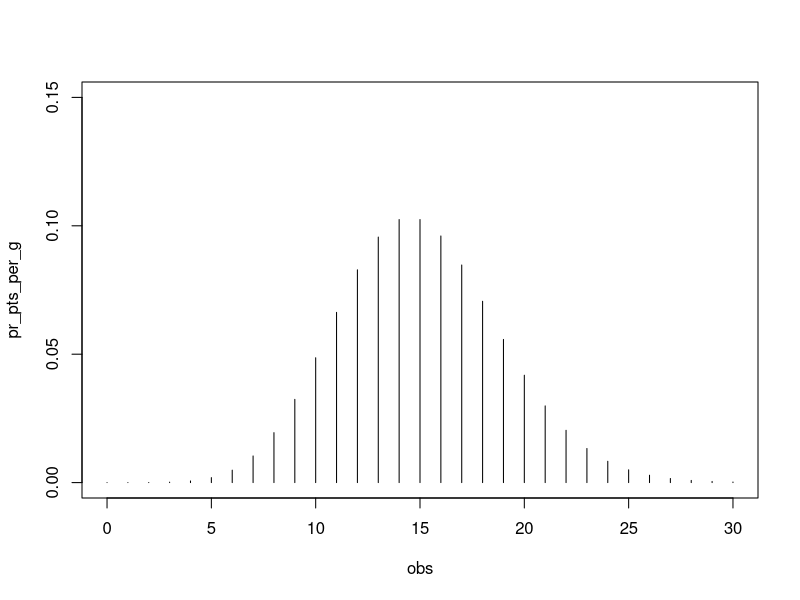
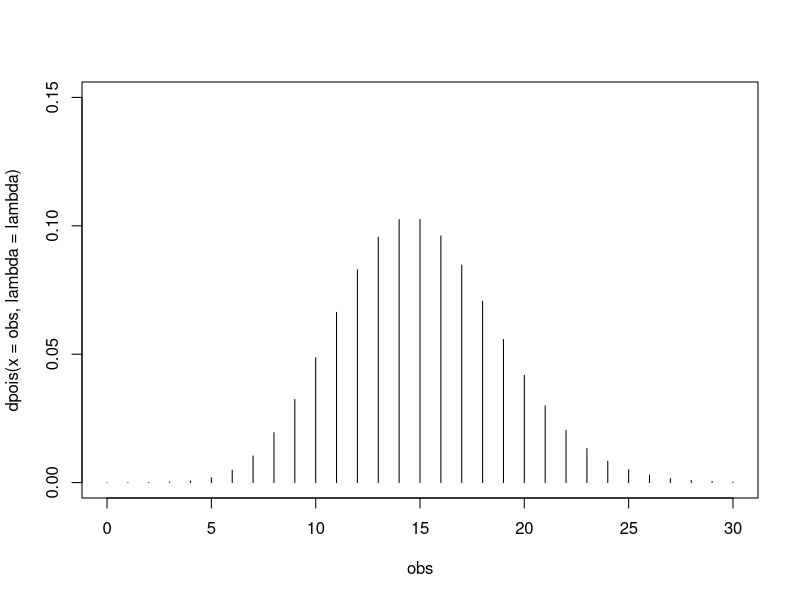
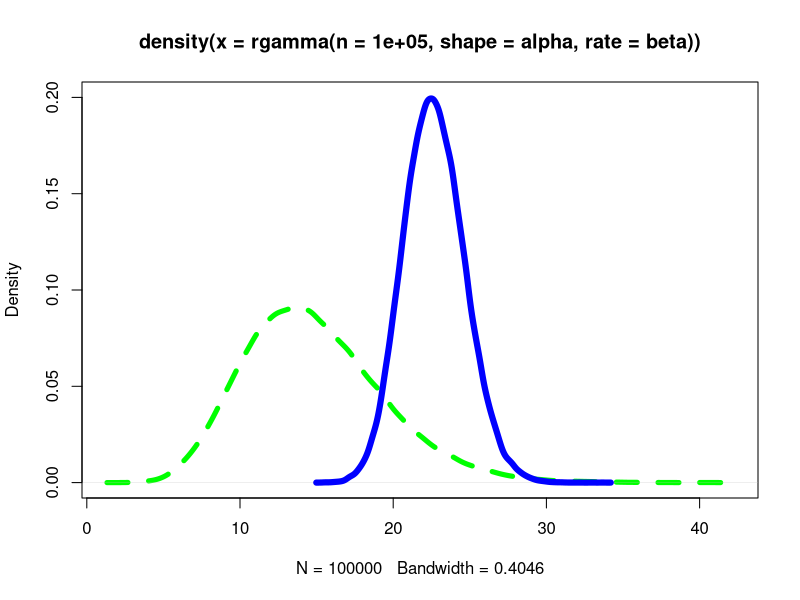
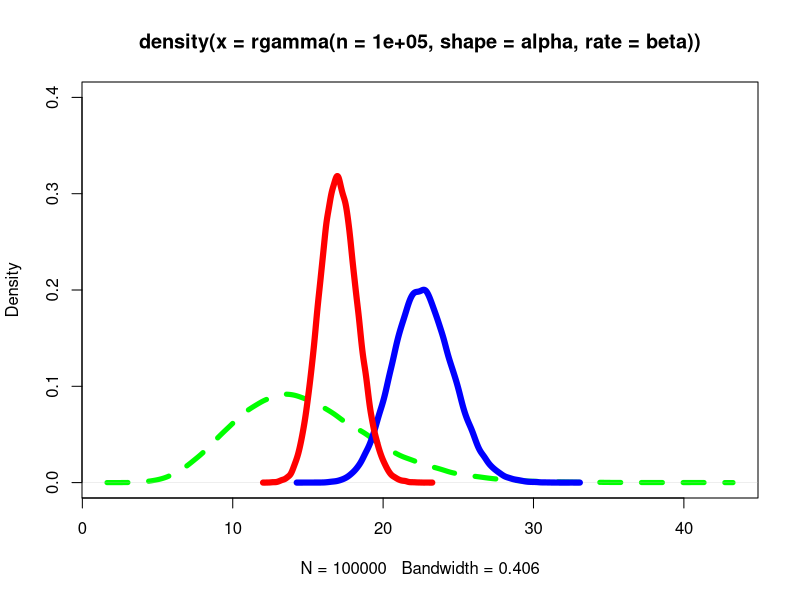

Reproduce these figures in R, in order.
## ---- chunk 1
lambda <- 15
pts <- 25

# by hand
pr_25_pts_per_min <- (lambda^pts * exp(-lambda)) / factorial(pts)
pr_25_pts_per_min

# r function
dpois(x = pts, lambda = lambda)

## ---- chunk 2
obs <- seq(0, 30, 1)

### By hand
pr_pts_per_g <- (lambda^obs * exp(-lambda)) / factorial(obs)
pr_pts_per_g

plot(obs, pr_pts_per_g, 
     type = "h",
     ylim = c(0, 0.15))


### dpois() function
plot(obs, dpois(x = obs, lambda = lambda), 
     type = "h",
     ylim = c(0, 0.15))

## ---- chunk 3
alpha <- 30
beta <- 2

# mean
alpha / beta

# sd
sqrt(alpha / beta^2)
## ---- chunk 4
set.seed(3)
team <- rnorm(n = 150, mean = 15, sd = 5)

team_avg <- mean(team)
team_var <- var(team)
team_sd <- sd(team)

team_avg
team_var
team_sd
## ---- chunk 5
alpha <- team_avg^2 / team_var
beta <- team_avg / team_var

alpha
beta

alpha / beta
sqrt(alpha / beta^2)

## ---- chunk 6
hanna_pts <- c(22, 27, 25, 21, 24)
hanna_N <- length(hanna_pts)
## ---- chunk 7

alpha_posterior <- alpha + sum(hanna_pts)
beta_posterior <- beta + hanna_N

alpha_posterior
beta_posterior

## Mean and SD
posterior_mu <- alpha_posterior / beta_posterior
posterior_sd <- sqrt(alpha_posterior / beta_posterior^2)

posterior_mu
posterior_sd

## 95% Credible interval
qgamma(c(0.025, 0.975),
       shape = alpha_posterior,
       rate = beta_posterior)

## plot
plot(density(rgamma(n = 1e5, shape = alpha, rate = beta)),
     col = "green",
     lwd = 5,
     lty = 2,
     ylim = c(0, 0.2))
lines(density(rgamma(n = 1e5, shape = alpha_posterior, rate = beta_posterior)),
      col = "blue",
      lwd = 6)

## ---- chunk 8
## Prior
alpha2 <- alpha_posterior
beta2 <- beta_posterior

## Observe 5 more games
hanna_pts2 <- c(4, 14, 6, 20, 9)
hanna_N2 <- length(hanna_pts2)

## Combine information to get a new posterior
alpha_posterior2 <- alpha2 + sum(hanna_pts2)
beta_posterior2 <- beta2 + hanna_N2

alpha_posterior2
beta_posterior2

## Mean and SD
posterior_mu2 <- alpha_posterior2 / beta_posterior2
posterior_sd2 <- sqrt(alpha_posterior2 / beta_posterior2^2)

posterior_mu2
posterior_sd2

## 95% Credible interval
qgamma(c(0.025, 0.975),
       shape = alpha_posterior2,
       rate = beta_posterior2)

## plot
plot(density(rgamma(n = 1e5, shape = alpha, rate = beta)),
     col = "green",
     lwd = 5,
     lty = 2,
     ylim = c(0, 0.4))
lines(density(rgamma(n = 1e5, shape = alpha_posterior, rate = beta_posterior)),
      col = "blue",
      lwd = 6)
lines(density(rgamma(n = 1e5, shape = alpha_posterior2, rate = beta_posterior2)),
      col = "red",
      lwd = 6)

